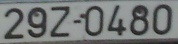
#> input picture bien.jpg, 178 x 44 px
$ python 'machine learning.py'
#> lines starting #> are read from the running program, lines starting #| are printed output that depends on the picture; after the words box and inside, x2 and y2 are one past the last pixel; in counts of white or black regions, pixels touching at a corner belong together
import cv2
import numpy as np

img = cv2.imread("bien.jpg",1)
#> img is the input picture: shape (44, 178, 3); mean B, G, R 119.8, 120.5, 117.4


img_copy = cv2.cvtColor(img,cv2.COLOR_BGR2GRAY)
img_copy = cv2.adaptiveThreshold(img_copy,255,cv2.ADAPTIVE_THRESH_MEAN_C,cv2.THRESH_BINARY,13,1)
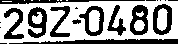
#> img_copy: shape (44, 178); 61.2% white; 19 black regions (9 under 20 px), largest, box (x1, y1, x2, y2) and area: (9, 39, 178, 44) 600, (28, 7, 47, 38) 350, (130, 5, 148, 35) 331
cv2.imshow("bien",img_copy)
